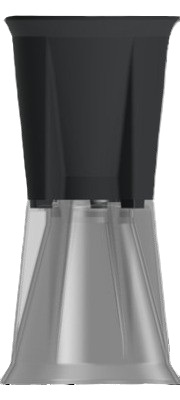
#> input picture assets/cup_opaque_side.png, 180 x 400 px, given as the content of the folder assets/circle, which was not available
$ python imageEdit.py
#> lines starting #> are read from the running program, lines starting #| are printed output that depends on the picture; pictures that were not available may be replaced by others from this repository, and a replacement may not be noted
#> further down, img is the input picture: PIL image 180x400 RGBA; mean R, G, B, A 74, 74.4, 75, 189.2
from PIL import Image, ImageChops, ImageOps
import os

INPUT_FOLDER = "assets/circle"
OUTPUT_FOLDER = "assets"
TARGET_SIZE = (180, 180)   # width, height
BG_COLOR = (255, 255, 255) # white background

os.makedirs(OUTPUT_FOLDER, exist_ok=True)


def crop_to_content(img):
    img = img.convert("RGB")
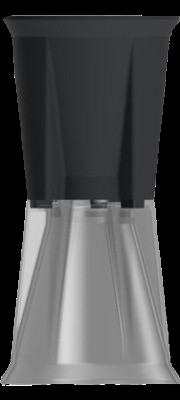
#> img: PIL image 180x400 RGB; mean R, G, B 74, 74.4, 75
    bg = Image.new(img.mode, img.size, img.getpixel((0, 0)))
#> bg: PIL image 180x400 RGB; every value is 0
    diff = ImageChops.difference(img, bg)
    bbox = diff.getbbox()
#> bbox = (0, 15, 180, 386)

    if bbox:
        return img.crop(bbox)
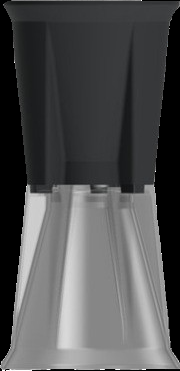
#> returned value: PIL image 180x371 RGB; mean R, G, B 79.8, 80.2, 80.9
    return img


for filename in os.listdir(INPUT_FOLDER):
    if filename.lower().endswith((".png", ".jpg", ".jpeg", ".webp")):
        input_path = os.path.join(INPUT_FOLDER, filename)
        output_path = os.path.join(OUTPUT_FOLDER, filename)

        img = Image.open(input_path)

        # crop borders
        img = crop_to_content(img)

        # resize while preserving aspect ratio
        img.thumbnail(TARGET_SIZE)
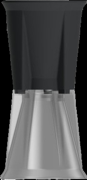
#> img: PIL image 87x180 RGB; mean R, G, B 79.9, 80.3, 81

        # pad to exact same size
        final_img = Image.new("RGB", TARGET_SIZE, BG_COLOR)
#> final_img: PIL image 180x180 RGB; every value is 255

        x = (TARGET_SIZE[0] - img.width) // 2
#> x = 46
        y = (TARGET_SIZE[1] - img.height) // 2
#> y = 0

        final_img.paste(img, (x, y))
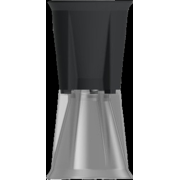
#> final_img: PIL image 180x180 RGB; mean R, G, B 170.3, 170.6, 170.9
        final_img.save(output_path)

        print(f"Processed: {filename}")
